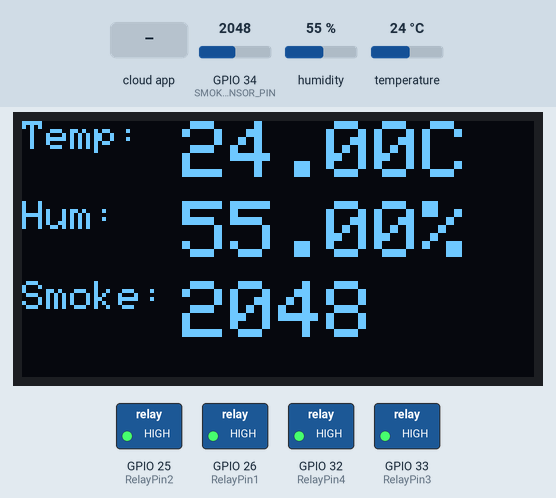
Simulated run of this sketch. Board: ESP32. Parts: 128×64 one-colour display, switched loads named in the sketch (green lamp = pin HIGH). The inputs (shaded band) are chosen by the test bench; at power-on: humidity 55 %, GPIO 34 (SMOKE_SENSOR_PIN) = 2048, temperature 24 °C. WiFi joins after 1.5 s; servers stay silent unless stated; the display library's start-up logo is not drawn; what the sketch prints to the serial monitor is not drawn.

Above: at 6.5 s.
6.6 s: humidity set to 22 %
At 10.3 s:
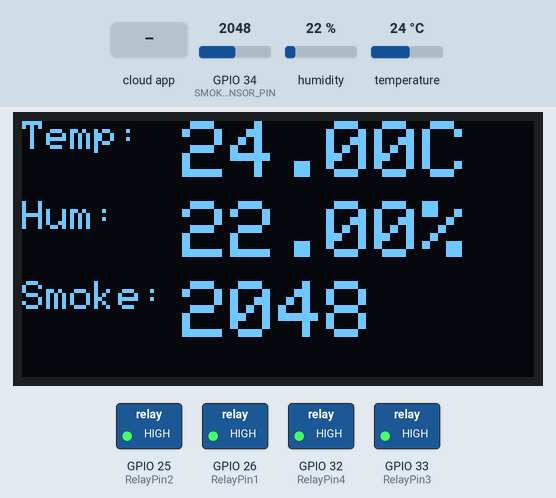
11.4 s: the phone or cloud app sets 67386981ca1dbba89b642d69 to 1
At 12.4 s:
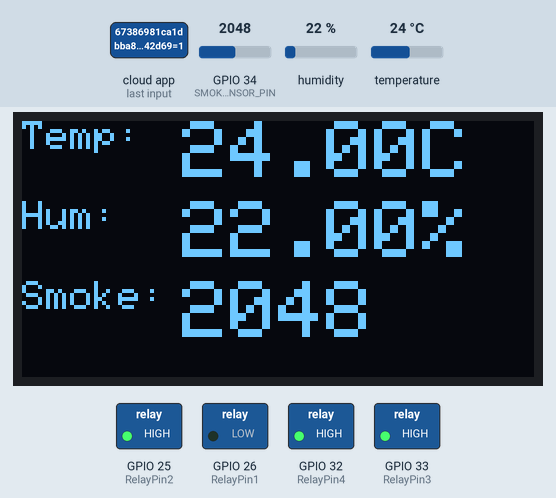
12.9 s: the phone or cloud app sets 673869a0de70d3c324bd1460 to 1
At 13.5 s:
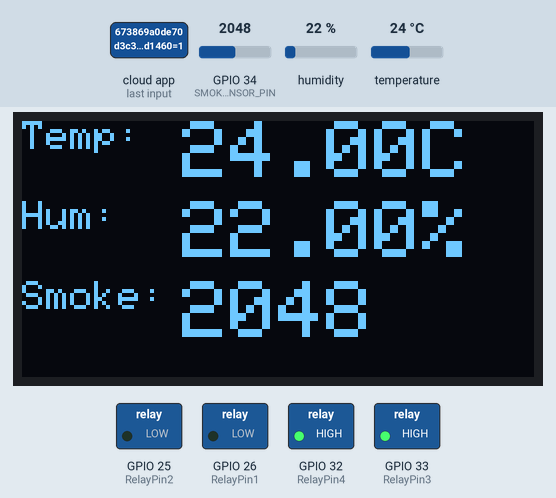
14.4 s: the phone or cloud app sets 673869d9de70d3c324bd14cc to 1
At 14.7 s:
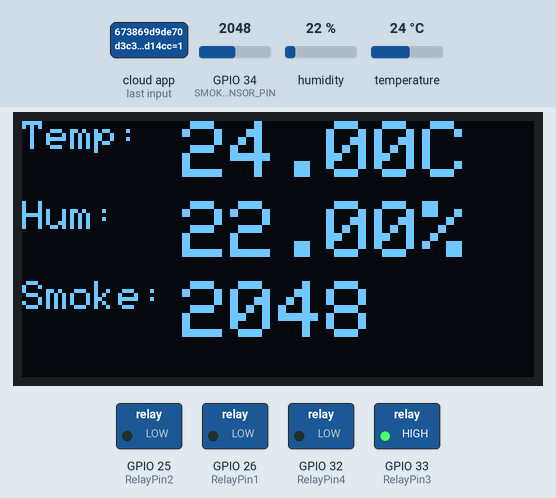
15.9 s: the phone or cloud app sets 67386981ca1dbba89b642d69 to 0
At 17.0 s:
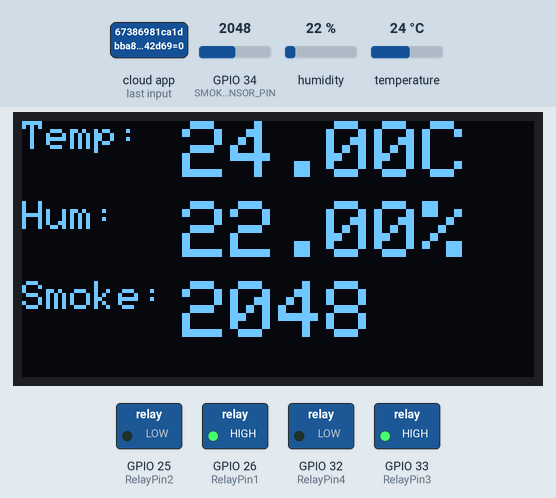
17.4 s: the phone or cloud app sets 673869a0de70d3c324bd1460 to 0
At 18.2 s:
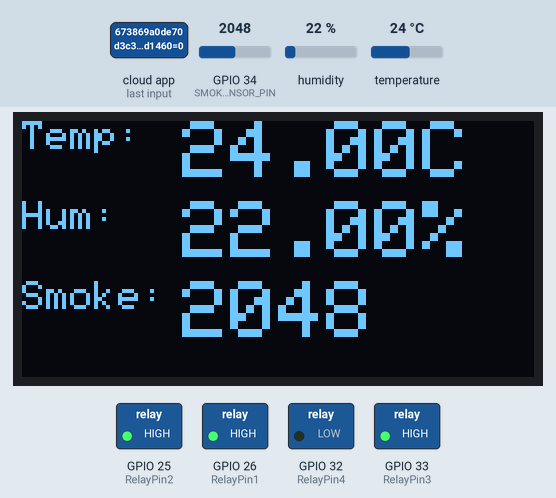
Timing chart, 0 to 19.9 s (numbered marks = the images above; inputs shaded):
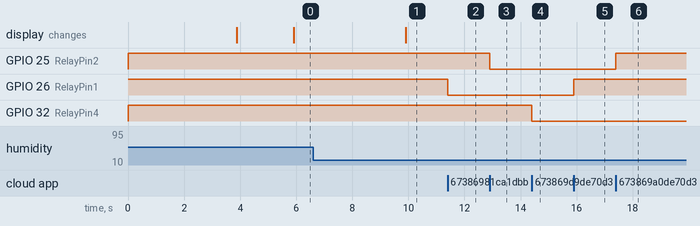

Measured:
- after the input at 6.6 s, the display: changes after 3.3 s (image 1)
- after the input at 11.4 s, GPIO 26 (RelayPin1): HIGH → LOW at once
- after the input at 12.9 s, GPIO 25 (RelayPin2): HIGH → LOW at once
- after the input at 14.4 s, GPIO 32 (RelayPin4): HIGH → LOW at once
- after the input at 15.9 s, GPIO 26 (RelayPin1): LOW → HIGH at once
- after the input at 17.4 s, GPIO 25 (RelayPin2): LOW → HIGH at once

The sketch:

Final_Code.ino
```cpp
#define BLYNK_TEMPLATE_ID "TMPL3nua0ELL-"    //Change Blynk Template ID
#define BLYNK_TEMPLATE_NAME "Seamless Home Automation via ESP32 and Alexa"   //Change Blynk Template Name
#define BLYNK_AUTH_TOKEN "uhKHXojln4xlNFu_JN1gJ81DB1t7R6b1"   //Change Blynk AUTH Token

#include <WiFi.h>
#include <BlynkSimpleEsp32.h>
#include <DHT.h>
#include <Wire.h>
#include <Adafruit_GFX.h>
#include <Adafruit_SSD1306.h>
#include <SinricPro.h>
#include <SinricProSwitch.h>

// Wi-Fi credentials
char ssid[] = "WIFI NAME";  //Change WIFI Name
char pass[] = "WIFI PASS";  //Change WIFI Password

// SinricPro credentials
#define APP_KEY "e29fda54-83bf-4d65-8a76-29873e353a07"   //Change Sinric pro app key
#define APP_SECRET "476a392f-b7bd-4b3d-97a1-6eb656848822-469fbc02-0d3a-42cf-9279-c237b1eb5ffd"  //Change Sinric pro app secret

// Device IDs from SinricPro
#define device_ID_1 "67386981ca1dbba89b642d69" // Bulb 1
#define device_ID_2 "673869a0de70d3c324bd1460" // Bulb 2
#define device_ID_3 "673869d9de70d3c324bd14cc" // Fan

// Pin definitions
#define RelayPin1 26   // GPIO5 for Bulb 1 (Alexa controlled)
#define RelayPin2 25    // GPIO4 for Bulb 2 (Alexa controlled)
#define RelayPin3 33   // GPIO14 for Bulb 3 (Blynk controlled)
#define RelayPin4 32   // GPIO12 for Fan (Alexa controlled)
#define DHTPIN 14      // GPIO33 for DHT sensor data pin
#define DHTTYPE DHT11  // DHT11 or DHT22
#define SMOKE_SENSOR_PIN 34  // GPIO34 for MQ-2 smoke sensor

// Blynk virtual pins
#define BLYNK_VPIN_TEMP V5     // Temperature virtual pin
#define BLYNK_VPIN_HUMIDITY V6 // Humidity virtual pin
#define BLYNK_VPIN_SMOKE V7    // Smoke level virtual pin
#define BLYNK_PIN_BULB3 V3
#define BLYNK_PIN_FAN   V4

// OLED display settings
#define SCREEN_WIDTH 128  // OLED display width in pixels
#define SCREEN_HEIGHT 64  // OLED display height in pixels
#define OLED_RESET -1     // Reset pin, set to -1 if sharing Arduino reset pin
Adafruit_SSD1306 display(SCREEN_WIDTH, SCREEN_HEIGHT, &Wire, OLED_RESET);

DHT dht(DHTPIN, DHTTYPE);

// Blynk timer
BlynkTimer timer;

// SinricPro callback for Alexa-controlled devices
bool onPowerState(const String &deviceId, bool &state) {
  if (deviceId == device_ID_1) {
    digitalWrite(RelayPin1, !state);
  } else if (deviceId == device_ID_2) {
    digitalWrite(RelayPin2, !state);
  } else if (deviceId == device_ID_3) {
    digitalWrite(RelayPin4, !state);
  }
  return true;
}

// Setup SinricPro for Alexa
void setupSinricPro() {
  SinricProSwitch &mySwitch1 = SinricPro[device_ID_1];
  SinricProSwitch &mySwitch2 = SinricPro[device_ID_2];
  SinricProSwitch &mySwitch3 = SinricPro[device_ID_3];

  mySwitch1.onPowerState(onPowerState);
  mySwitch2.onPowerState(onPowerState);
  mySwitch3.onPowerState(onPowerState);

  SinricPro.begin(APP_KEY, APP_SECRET);
  SinricPro.restoreDeviceStates(true);
}

// Blynk write handlers
BLYNK_WRITE(BLYNK_PIN_BULB3) {
  int state = param.asInt();
  digitalWrite(RelayPin3, state);
}

BLYNK_WRITE(BLYNK_PIN_FAN) {
  int state = param.asInt();
  digitalWrite(RelayPin4, state);
}

// Sensor update function
void updateSensors() {
  // Read temperature and humidity
  float temperature = dht.readTemperature();
  float humidity = dht.readHumidity();

  // Read smoke level
  int smokeLevel = analogRead(SMOKE_SENSOR_PIN);  // Declare smokeLevel here

  // Check if readings are valid
  if (!isnan(temperature) && !isnan(humidity)) {
    Blynk.virtualWrite(BLYNK_VPIN_TEMP, temperature);
    Blynk.virtualWrite(BLYNK_VPIN_HUMIDITY, humidity);

    // Display on OLED
    display.clearDisplay();

    // Set normal text size for labels
    display.setTextSize(1);
    display.setTextColor(SSD1306_WHITE);

    // Temperature label
    display.setCursor(0, 0);
    display.print("Temp: ");

    // Humidity label
    display.setCursor(0, 20);
    display.print("Hum: ");

    // Smoke label
    display.setCursor(0, 40);
    display.print("Smoke: ");

    // Set larger text size for sensor readings
    display.setTextSize(2);

    // Reduce the gap between label and value
    display.setCursor(40, 0); // Reduced horizontal position to bring closer to the label
    display.print(temperature);
    display.print("C");  // Adding space between value and unit

    display.setCursor(40, 20); // Reduced horizontal position
    display.print(humidity);
    display.print("%");  // Adding space between value and unit

    display.setCursor(40, 40); // Reduced horizontal position
    display.print(smokeLevel);

    display.display();
  } else {
    Serial.println("Failed to read from DHT sensor!");
  }

  // Debugging
  Serial.print("Temperature: ");
  Serial.print(temperature);
  Serial.print(" C, Humidity: ");
  Serial.print(humidity);
  Serial.print(" %, Smoke Level: ");
  Serial.println(smokeLevel);  // Print smokeLevel here
}

void setup() {
  Serial.begin(115200);

  // Initialize relays
  pinMode(RelayPin1, OUTPUT);
  pinMode(RelayPin2, OUTPUT);
  pinMode(RelayPin3, OUTPUT);
  pinMode(RelayPin4, OUTPUT);
  digitalWrite(RelayPin1, HIGH);
  digitalWrite(RelayPin2, HIGH);
  digitalWrite(RelayPin3, HIGH);
  digitalWrite(RelayPin4, HIGH);

  // Initialize smoke sensor
  pinMode(SMOKE_SENSOR_PIN, INPUT);

  // Initialize DHT sensor
  dht.begin();

  // Initialize OLED
  if(!display.begin(SSD1306_SWITCHCAPVCC, 0x3C)) {
    Serial.println(F("SSD1306 allocation failed"));
    for(;;); // Don't proceed, loop forever
  }
  display.display();
  delay(2000);  // Pause for 2 seconds
  display.clearDisplay();

  // Setup Wi-Fi and Blynk
  Blynk.begin(BLYNK_AUTH_TOKEN, ssid, pass);

  // Setup SinricPro
  setupSinricPro();

  // Set timer to update sensors every 2 seconds
  timer.setInterval(2000L, updateSensors);

  display.setCursor(0, 0);
  display.setTextSize(1);  // Default font size for initial message
  display.print("System Ready");
  display.display();
}

void loop() {
  Blynk.run();
  SinricPro.handle();
  timer.run();
}
```
